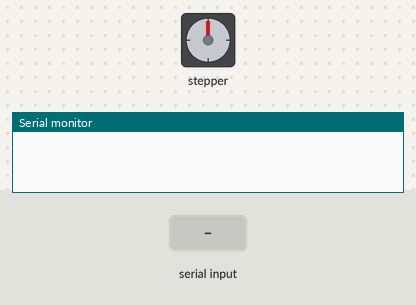
Recording of a sketch running on a simulated Arduino Uno, built with avr-gcc and run on an emulated ATmega328P. On the bench: stepper motor, the last lines printed to the serial monitor. Wiring (inferred from the names in the program): stepper motor driver (200 steps per turn assumed): step pin 4; direction pin 3; enable pin 5. The test bench sets the inputs (shaded band).

Above: at 1.2 s.
1.3 s: "90,45\n" received over Serial
At 2.7 s:
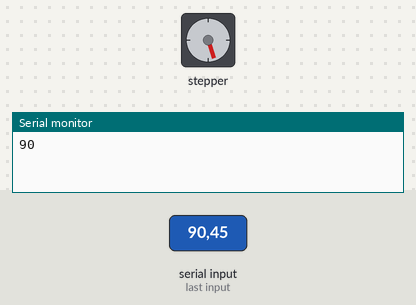
3.8 s: "30,150\n" received over Serial
At 5.2 s:
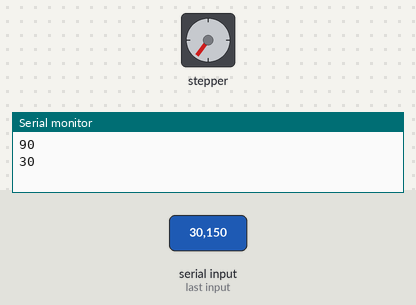
6.3 s: "5\n" received over Serial
At 7.8 s:
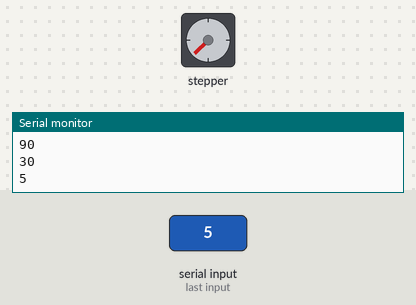
8.8 s: "90\n" received over Serial
At 10.7 s:
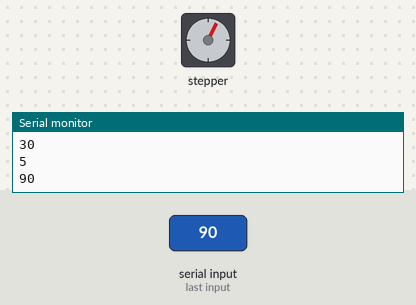
11.3 s: "90,45\n" received over Serial
At 12.7 s:
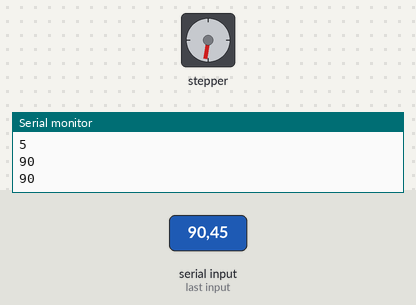
13.8 s: "30,150\n" received over Serial
At 15.2 s:
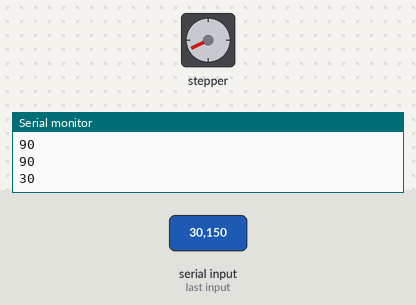
Timing chart, 0 to 16.8 s (numbered marks = the images above; inputs shaded):
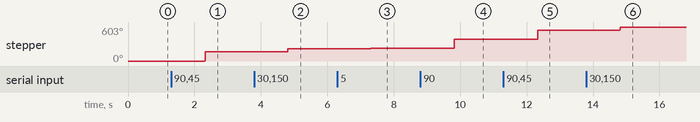

Measured:
- after the input at 1.3 s, stepper: goes 1° 0.03 s, then 162°, starting after 1.0 s
- after the input at 3.8 s, stepper: goes 163° 0.01 s, then 216°, starting after 1.0 s
- after the input at 8.8 s, stepper: goes 226° 0.03 s, then 387°, starting after 1.0 s
- after the input at 11.3 s, stepper: goes 388° 0.03 s, then 549°, starting after 1.0 s
- after the input at 13.8 s, stepper: goes 550° 0.01 s, then 603°, starting after 1.0 s

The sketch:

stepper_skriv.ino
```cpp
int smDirectionPin = 3; //Direction pin
int smStepPin = 4; //Stepper pin
int smEnablePin = 5; //Motor enable pin
String a;
int k;
void setup(){
  /*Sets all pin to output; the microcontroller will send them(the pins) bits, it will not expect to receive any bits from thiese pins.*/
  pinMode(smDirectionPin, OUTPUT);
  pinMode(smStepPin, OUTPUT);
  pinMode(smEnablePin, OUTPUT);

  digitalWrite(smEnablePin, HIGH); //Disbales the motor, so it can rest untill it is called uppond

  Serial.begin(9600);
}

void loop(){
  /*Here we are calling the rotate function to turn the stepper motor*/
while(Serial.available()) {
a= Serial.readString();// read the incoming data as string
k = a.toInt();
Serial.println(k);
}
 if (k != 0) {
  rotate(k, 0.5); //The motor rotates 800 steps clockwise with a speed of 0.1 (slow)
  delay(1000);
  k = 0;
  a = "0";
 }
//  rotate(1600, 0.5); //The motor rotates 1600 steps clockwise with a speed of 0.5 (medium)
//  delay(5000);
//  rotate(-1600, 1); //The motor rotates 1600 steps counter clockwise with a speed of 1 (fast)
//  delay(5000);
}

/*The rotate function turns the stepper motor. Tt accepts two arguments: 'steps' and 'speed'*/
void rotate(int steps, float speed){
  digitalWrite(smEnablePin, LOW); //Enabling the motor, so it will move when asked to

  /*This section looks at the 'steps' argument and stores 'HIGH' in the 'direction' variable if */
  /*'steps' contains a positive number and 'LOW' if it contains a negative.*/
  int direction;

  if (steps > 0){
    direction = HIGH;
  }else{
    direction = LOW;
  }

  speed = 1/speed * 70; //Calculating speed
  steps = abs(steps); //Stores the absolute value of the content in 'steps' back into the 'steps' variable

  digitalWrite(smDirectionPin, direction); //Writes the direction (from our if statement above), to the EasyDriver DIR pin

  /*Steppin'*/
  for (int i = 0; i < steps; i++){
    digitalWrite(smStepPin, HIGH);
    delayMicroseconds(speed);
    digitalWrite(smStepPin, LOW);
    delayMicroseconds(speed);
  }

  digitalWrite(smEnablePin, HIGH); //Disbales the motor, so it can rest untill the next time it is called uppond
}
```
